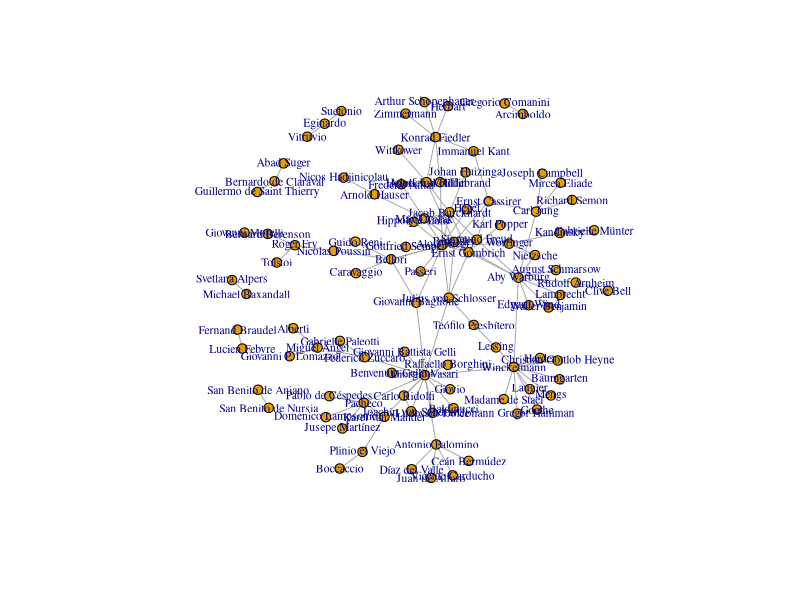
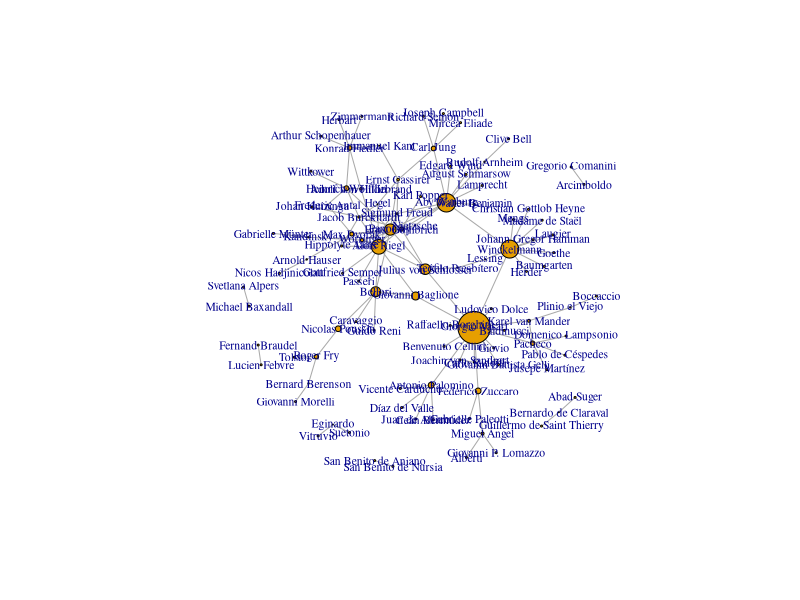
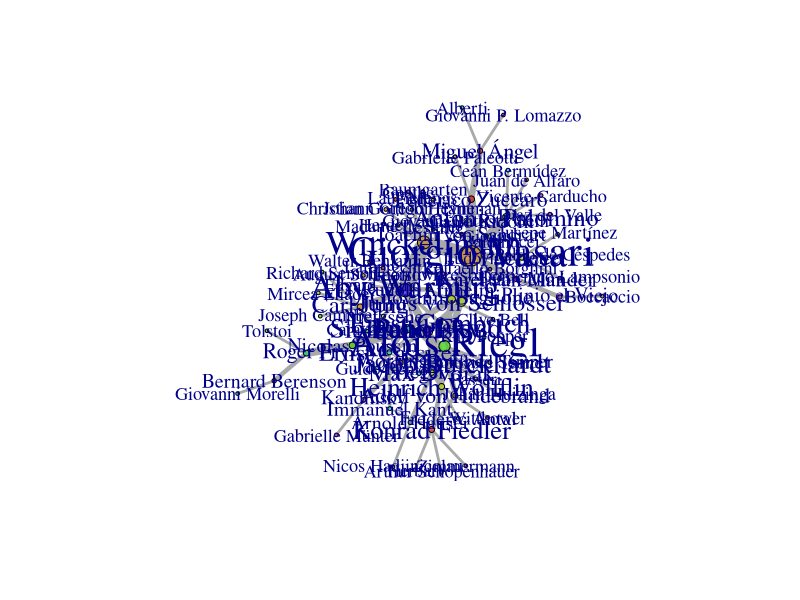

The R script that drew these images, in order:
#!/usr/bin/env Rscript

historiografia_data <- read.csv("data/grafo.csv", header = TRUE, stringsAsFactors = FALSE)

library(igraph)

g <- graph_from_data_frame(historiografia_data, directed=FALSE)
plot(g, vertex.label.cex=0.7, vertex.size=5, edge.arrow.size=0.5)

V(g)$degree <- degree(g, mode="all")
V(g)$betweenness <- betweenness(g, directed=FALSE)
E(g)$edge_betweenness <- edge_betweenness(g)

plot(g, vertex.size=V(g)$betweenness/100, vertex.label.cex=0.7, edge.arrow.size=0.5)

components <- components(g)
main_component <- which.max(components$csize)
vertices_in_main_component <- V(g)[components$membership == main_component]
g_main <- induced_subgraph(g, vertices_in_main_component)

layout <- layout_with_kk(g_main)
V(g_main)$label.cex <- 1+V(g_main)$degree/10
png("figures/graph_layout.png", width=2400, height=1600)
plot(g_main, vertex.size=2+V(g_main)$betweenness/200, vertex.color = rainbow(10, .8, .8, alpha= .8),
     edge.width=1+E(g_main)$edge_betweenness/50,
     layout=layout, alpha = .8)

dev.off()

